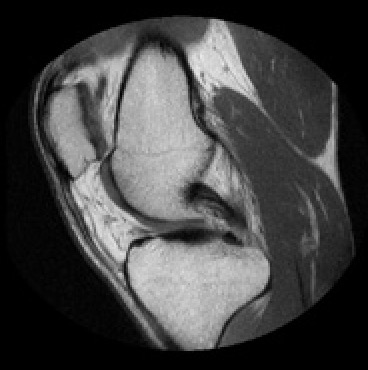
%> input picture image registration/NM01.jpg, 368 x 370 px
$ octave lastest.m   (GNU Octave 9; MATLAB toolbox functions it lacks are replaced by stand-ins)
%> lines starting %> are read from the running program, lines starting %| are printed output that depends on the picture
% deal with target image and floating image

%{
choose a piece of image (250:300,250:300)(name it target, but not real target).
Then rotated target 30 degree into target1.
Target1 is the real target we want and we are supposed to calculate the cost
between target1 and B. I choose same size with target in B and name it Y.
Rotate Y with degree r into Z. Calculate the cost between target1 and Z.

There are black part in target1 and Z.
 How should I deal with the black part and get the exact cost I want.

I  calculate the average cost for all pixes because just pixes
which are not black counts. For two different rotation,
the total number of pixes which counts is different.
But the optimized point I got by the program is
(0.83,0.35,0.83) which not the (0.55,0.55,0.083). I don?t know the reason yet.
average cost = 0.0027
%}


global B ;
global bm;
global bn;
global tm;
global tn;
global target;

% [34 lines of commented-out code are left out]
B = imread('NM01.jpg');
%> B is the input picture: size 370x368x3 uint8; min 0, max 236, mean 66.9
[bm,bn] = size(B);
%> bm = 370; bn = 1104

BR = imrotate(B,40,'bilinear');
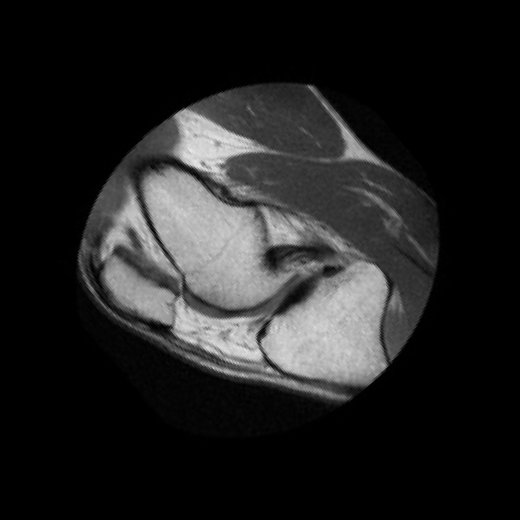
%> BR: size 520x520x3 uint8; min 0, max 234, mean 33.7

target = BR(100:150,150:200);
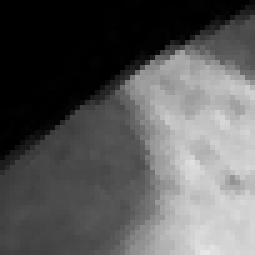
%> target: size 51x51 uint8 (shown 5 times larger); min 0, max 231, mean 89.1
[tm,tn] = size(target);
%> tm = 51; tn = 51

Z3 = imtranslate(BR,[-299,-199]);
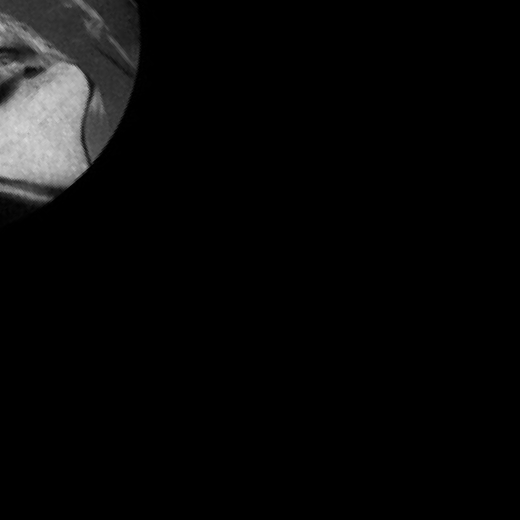
%> Z3: size 520x520x3 uint8; min 0, max 219, mean 9.1
%imshowpair(target, Z3(1:tm,1:tn), 'montage')
%pause(50)

tic
d = 3;
n = 20000;
Corner = zeros(1,d);% matrix for corner node
Width = zeros(1,d);% matrix for width and length
Center = zeros(1,d);% matrix for center node
area = ones(1,1);% matrix for retrangle area
f = zeros(1,1);% function value for center points
getrho = zeros(1,1);
a = zeros(1,d);
b = zeros(1,d);
V = zeros(1,n);
M = zeros(1,n);

for i = 1:d
    Width(1,i)=1.0;
    Center(1,i)=0.5;
end

maxWidth = 0.0;
maxIndex = 1;
maxD = 0;

%jmc Mn = 1.0*intmax('int64');
%jmc Vn = 1.0*intmax('int64');
Mn = realmax;
Vn = 1.0;
Center(maxIndex,:);


for i = 1:n

maxWidth = 0.0;
% split the retrangle
    % decide which axis to split on
for j = 1:d
        if(Width(maxIndex,j)>maxWidth)
            maxWidth = Width(maxIndex,j);
            maxD = j;
        end
end
% [13 lines of commented-out code are left out]

Width(maxIndex, maxD)=1/3*maxWidth;
Center = Corner + Width/2;

area(maxIndex)=1;
for j=1:d
    area(maxIndex) = area(maxIndex)*Width(maxIndex, j);
end

a = Center(maxIndex,:);
f(maxIndex,1)= funct(a,d);
% [146 lines not run here, left out]
function y = funct(c,d)
global bm;
global tm;

%jmc

s = c(1);
t = c(2);
r = c(3);

% [5 lines of commented-out code are left out]

y = regimage(s,t,r);
end


function y = regimage(s,t,r)

global B;
global target;
global tm;
global tn;
%jmc
global bm;
global bn;

Z = imrotate(B,r*180,'bilinear');
Z1 = imtranslate(Z,[-s*(bm-tm),-t*(bn-tn)]);
Z2 = Z1(1:tm,1:tn);


%> (the run ends here)

$ run again, with image registration/NM02.jpg copied over image registration/NM01.jpg
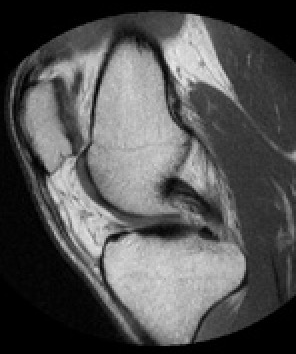
%> input picture image registration/NM02.jpg, 296 x 354 px
%> B is the input picture: size 354x296x3 uint8; min 0, max 236, mean 83.7
%> `Z3 = imtranslate(BR,[-299,-199]);`:
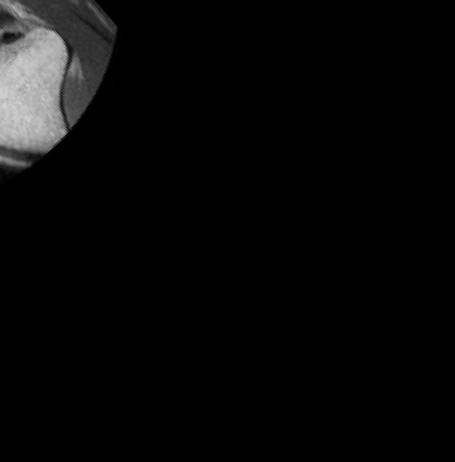
%> Z3: size 462x455x3 uint8; min 0, max 216, mean 8.2
